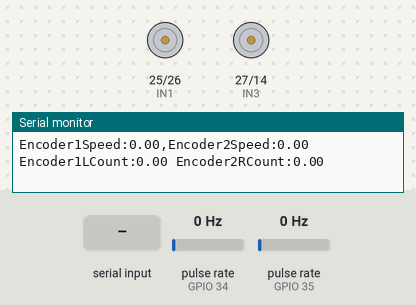
A sketch run on a simulated ESP32. Parts: motor-driver pin pairs drawn as motors (green arrow = first pin HIGH = forward, orange = second pin HIGH = backward, longer = more drive, scaled by the enable pin), the last lines printed to the serial monitor. Wiring (inferred from the names in the program): 2 × pulse sensor: data GPIO 34 / data GPIO 35. The inputs (shaded band) are chosen by the test bench; at power-on: pulse rate (sensors on GPIO 34, GPIO 35) 0 Hz.

Above: at 1.3 s.
1.4 s: "a90\n" received over Serial
At 2.6 s:
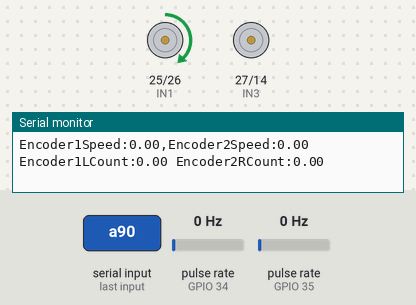
2.9 s: "b90\n" received over Serial
At 3.6 s:
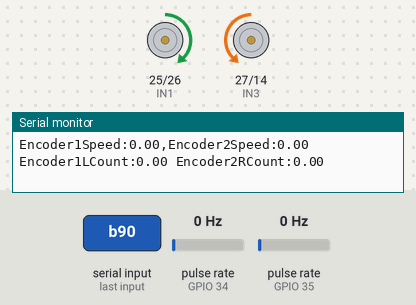
4.4 s: "c,45\n" received over Serial
At 5.6 s:
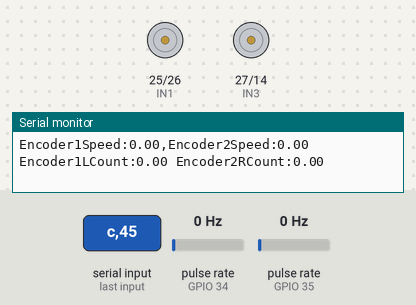
5.9 s: "a90\n" received over Serial
At 6.5 s:
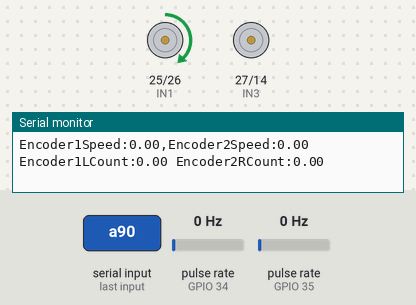
7.4 s: "a,45\n" received over Serial
At 8.4 s:
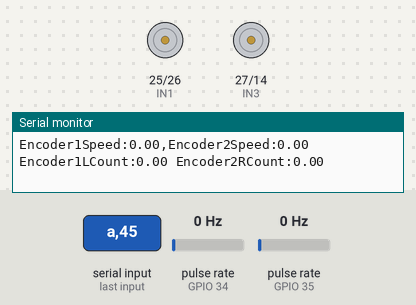
8.9 s: "c90\n" received over Serial
At 9.3 s:
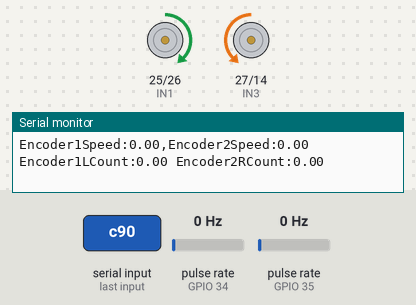
Timing chart, 0 to 11.4 s (numbered marks = the images above; inputs shaded):
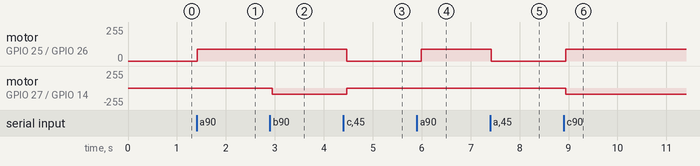

The sketch:

Encoder1.ino
```cpp
/*

Copied from: L298NserialSpeedAdjust2
All works as final

*/

#define IN1 25
#define IN2 26
#define IN3 27
#define IN4 14
#define ENA 12
#define ENB 13

#define ENCODER1_PIN 34  //Left
#define ENCODER2_PIN 35

// Constants for encoder resolution
const float ENCODER_1_RESOLUTION = 40; // counts per rotation
const float ENCODER_2_RESOLUTION = 40; // counts per rotation

int speedA = 0; // Speed for motor A (0 to 255)
int speedB = 0; // Speed for motor B (0 to 255)
volatile int encoder1Count = 0;
volatile int encoder2Count = 0;

int lastEncoder1Count = 0;
int lastEncoder2Count = 0;
unsigned long lastTime = 0;

unsigned long lastInterruptTime1 = 0;
unsigned long lastInterruptTime2 = 0;

void IRAM_ATTR handleEncoder1Interrupt() {
  unsigned long interruptTime = millis();
  if (interruptTime - lastInterruptTime1 > 5){
    encoder1Count++;
    lastInterruptTime1 = interruptTime;
  }
}

void IRAM_ATTR handleEncoder2Interrupt() {
  unsigned long interruptTime = millis();
  if (interruptTime - lastInterruptTime2 > 5){
    encoder2Count++;
    lastInterruptTime2 = interruptTime;
  }
}

void setup() {
  // Set all motor control pins as outputs
  pinMode(IN1, OUTPUT);
  pinMode(IN2, OUTPUT);
  pinMode(IN3, OUTPUT);
  pinMode(IN4, OUTPUT);
  pinMode(ENA, OUTPUT);
  pinMode(ENB, OUTPUT);

  // Start Serial communication at a baud rate of 115200 for motor control and encoders
  Serial.begin(115200);

  // Enable the motors
  digitalWrite(ENA, HIGH);
  digitalWrite(ENB, HIGH);

  // Initialize motors in stopped state
  digitalWrite(IN1, LOW);
  digitalWrite(IN2, LOW);
  digitalWrite(IN3, LOW);
  digitalWrite(IN4, LOW);

  // Configure encoder pins as inputs
  pinMode(ENCODER1_PIN, INPUT);
  pinMode(ENCODER2_PIN, INPUT);

  // Attach interrupts to encoder pins
  attachInterrupt(digitalPinToInterrupt(ENCODER1_PIN), handleEncoder1Interrupt, RISING);
  attachInterrupt(digitalPinToInterrupt(ENCODER2_PIN), handleEncoder2Interrupt, RISING);

  // Wait a moment for serial communication to stabilize
  delay(100);
}

void loop() {
  unsigned long currentTime = millis();

  // Check if data is available on the Serial port
  if (Serial.available()) {
    String input = Serial.readStringUntil('\n'); // Read input until newline
    input.trim(); // Remove any extra whitespace

    if (input.startsWith("a")) {
      speedA = input.substring(1).toInt();
      speedA = constrain(speedA, 0, 255); // Constrain speed to 0-255
      analogWrite(ENA, speedA);
      Serial.print("Speed of Motor A set to: ");
      Serial.println(speedA);
    } else if (input.startsWith("b")) {
      speedB = input.substring(1).toInt();
      speedB = constrain(speedB, 0, 255); // Constrain speed to 0-255
      analogWrite(ENB, speedB);
      Serial.print("Speed of Motor B set to: ");
      Serial.println(speedB);
    } else if (input.startsWith("c")) {
      int speed = input.substring(1).toInt();
      speed = constrain(speed, 0, 255); // Constrain speed to 0-255
      speedA = speed;
      speedB = speed;
      analogWrite(ENA, speedA);
      analogWrite(ENB, speedB);
      Serial.print("Speed of both Motors A and B set to: ");
      Serial.println(speed);
    } else if (input.startsWith("r")) {
      encoder1Count = 0;
      encoder2Count = 0;
      lastEncoder1Count = 0;
      lastEncoder2Count = 0;
    }
  }

  // Example: Drive motor A forward and motor B backward with set speeds
  if (speedA > 0) {
    digitalWrite(IN1, HIGH);
    digitalWrite(IN2, LOW);
  } else {
    digitalWrite(IN1, LOW);
    digitalWrite(IN2, LOW);
  }

  if (speedB > 0) {
    digitalWrite(IN3, LOW);
    digitalWrite(IN4, HIGH);
  } else {
    digitalWrite(IN3, LOW);
    digitalWrite(IN4, LOW);
  }

  // Calculate and print the speed of the encoders every 100ms
  if (currentTime - lastTime >= 100) {
    float encoder1Speed = (encoder1Count - lastEncoder1Count); // * (1000.0 / ENCODER_RESOLUTION); // Rotations per second
    float encoder2Speed = (encoder2Count - lastEncoder2Count); // * (1000.0 / ENCODER_RESOLUTION); // Rotations per second

    // Send data to Serial Plotter in a single line with comma-separated values
    Serial.print("Encoder1Speed:");
    Serial.print(encoder1Speed);
    Serial.print(",");
    Serial.print("Encoder2Speed:");
    Serial.print(encoder2Speed);

    lastEncoder1Count = encoder1Count;
    lastEncoder2Count = encoder2Count;
    lastTime = currentTime;
  }

  // Print the encoder counts every second
  Serial.print(" Encoder1LCount:");
  Serial.print(encoder1Count/ENCODER_1_RESOLUTION);
  Serial.print(" Encoder2RCount:");
  Serial.println(encoder2Count/ENCODER_2_RESOLUTION);
  lastTime = currentTime;


  delay(100); // Short delay to avoid overloading the Serial communication
}
```

Measured:
- after the input at 1.4 s, motor on GPIO 25 (IN1) / GPIO 26 (IN2): stopped → forward 90/255 at once
- after the input at 2.9 s, motor on GPIO 27 (IN3) / GPIO 14 (IN4): stopped → backward 90/255 at once
- after the input at 4.4 s, motor on GPIO 25 (IN1) / GPIO 26 (IN2): forward 90/255 → stopped after 0.07 s; motor on GPIO 27 (IN3) / GPIO 14 (IN4): backward 90/255 → stopped after 0.07 s
- after the input at 5.9 s, motor on GPIO 25 (IN1) / GPIO 26 (IN2): stopped → forward 90/255 after 0.09 s
- after the input at 7.4 s, motor on GPIO 25 (IN1) / GPIO 26 (IN2): forward 90/255 → stopped at once
- after the input at 8.9 s, motor on GPIO 25 (IN1) / GPIO 26 (IN2): stopped → forward 90/255 at once; motor on GPIO 27 (IN3) / GPIO 14 (IN4): stopped → backward 90/255 at once
